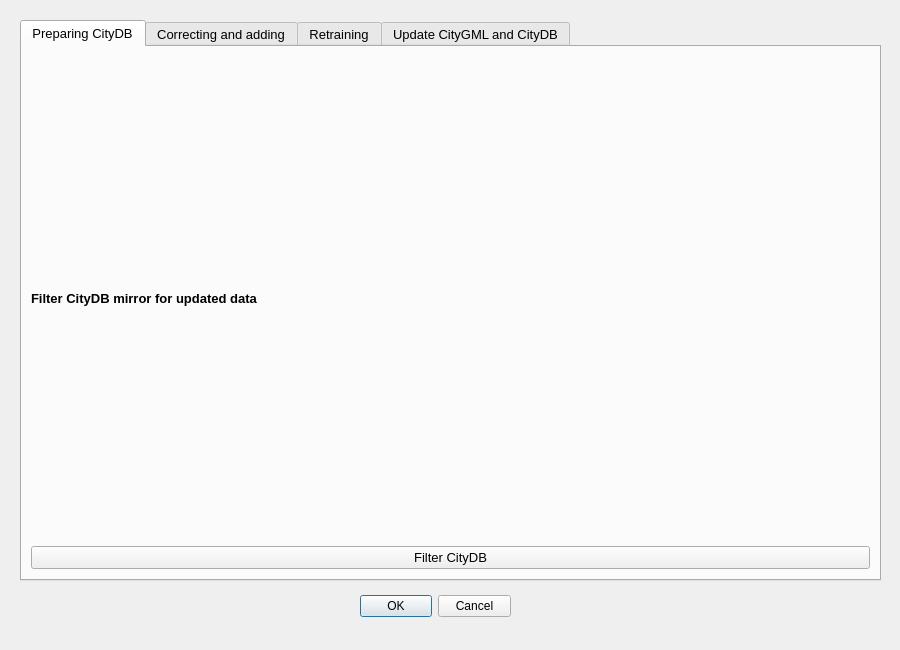
<?xml version="1.0" encoding="UTF-8"?>
<ui version="4.0">
 <class>MPSCDresdenDialogBase</class>
 <widget class="QDialog" name="MPSCDresdenDialogBase">
  <property name="geometry">
   <rect>
    <x>0</x>
    <y>0</y>
    <width>900</width>
    <height>650</height>
   </rect>
  </property>
  <property name="windowTitle">
   <string>BuildingClassificator</string>
  </property>
  <widget class="QDialogButtonBox" name="button_finished">
   <property name="geometry">
    <rect>
     <x>360</x>
     <y>590</y>
     <width>151</width>
     <height>32</height>
    </rect>
   </property>
   <property name="orientation">
    <enum>Qt::Horizontal</enum>
   </property>
   <property name="standardButtons">
    <set>QDialogButtonBox::Cancel|QDialogButtonBox::Ok</set>
   </property>
  </widget>
  <widget class="QTabWidget" name="tabWidget">
   <property name="geometry">
    <rect>
     <x>20</x>
     <y>20</y>
     <width>861</width>
     <height>561</height>
    </rect>
   </property>
   <property name="font">
    <font>
     <pointsize>10</pointsize>
    </font>
   </property>
   <property name="autoFillBackground">
    <bool>false</bool>
   </property>
   <property name="currentIndex">
    <number>0</number>
   </property>
   <widget class="QWidget" name="tabWidgetPage_citydb">
    <attribute name="title">
     <string>Preparing CityDB</string>
    </attribute>
    <layout class="QVBoxLayout" name="verticalLayout_citydb">
     <item>
      <widget class="QLabel" name="label_filter_citydb">
       <property name="maximumSize">
        <size>
         <width>16777215</width>
         <height>484</height>
        </size>
       </property>
       <property name="font">
        <font>
         <pointsize>10</pointsize>
         <weight>75</weight>
         <bold>true</bold>
        </font>
       </property>
       <property name="text">
        <string>Filter CityDB mirror for updated data</string>
       </property>
      </widget>
     </item>
     <item>
      <widget class="QPushButton" name="pushButton_filter_citydb">
       <property name="minimumSize">
        <size>
         <width>200</width>
         <height>23</height>
        </size>
       </property>
       <property name="text">
        <string>Filter CityDB</string>
       </property>
      </widget>
     </item>
    </layout>
   </widget>
   <widget class="QWidget" name="tabWidgetPage3">
    <attribute name="title">
     <string>Correcting and adding</string>
    </attribute>
    <layout class="QVBoxLayout" name="verticalLayout_3">
     <item>
      <widget class="QLabel" name="label_13">
       <property name="font">
        <font>
         <pointsize>10</pointsize>
         <weight>75</weight>
         <bold>true</bold>
        </font>
       </property>
       <property name="text">
        <string>1. Select a building you want to correct</string>
       </property>
      </widget>
     </item>
     <item>
      <widget class="QPushButton" name="pushButton_select">
       <property name="text">
        <string>Select</string>
       </property>
      </widget>
     </item>
     <item>
      <widget class="QLabel" name="label_14">
       <property name="font">
        <font>
         <pointsize>10</pointsize>
         <weight>75</weight>
         <bold>true</bold>
        </font>
       </property>
       <property name="text">
        <string>2. Type in the correct value for the classification</string>
       </property>
      </widget>
     </item>
     <item>
      <widget class="QLineEdit" name="lineEdit"/>
     </item>
     <item>
      <widget class="QLabel" name="label_15">
       <property name="font">
        <font>
         <pointsize>10</pointsize>
         <weight>75</weight>
         <bold>true</bold>
        </font>
       </property>
       <property name="text">
        <string>3. Correct the value for 'sst'</string>
       </property>
      </widget>
     </item>
     <item>
      <widget class="QPushButton" name="pushButton_correct">
       <property name="text">
        <string>Correct</string>
       </property>
      </widget>
     </item>
     <item>
      <widget class="QLabel" name="label_23">
       <property name="font">
        <font>
         <pointsize>10</pointsize>
         <weight>75</weight>
         <bold>true</bold>
        </font>
       </property>
       <property name="text">
        <string>Adding additional mapping data</string>
       </property>
      </widget>
     </item>
     <item>
      <widget class="QPushButton" name="pushButton_additional_mapping">
       <property name="text">
        <string>Add data</string>
       </property>
      </widget>
     </item>
    </layout>
   </widget>
   <widget class="QWidget" name="tab">
    <attribute name="title">
     <string>Retraining</string>
    </attribute>
    <layout class="QVBoxLayout" name="verticalLayout_4">
     <item>
      <widget class="QLabel" name="label_16">
       <property name="font">
        <font>
         <pointsize>10</pointsize>
         <weight>75</weight>
         <bold>true</bold>
        </font>
       </property>
       <property name="text">
        <string>1. Retrain the model</string>
       </property>
      </widget>
     </item>
     <item>
      <widget class="QPushButton" name="pushButton_retrain">
       <property name="text">
        <string>Retrain</string>
       </property>
      </widget>
     </item>
     <item>
      <widget class="QLabel" name="label_17">
       <property name="font">
        <font>
         <pointsize>10</pointsize>
         <weight>75</weight>
         <bold>true</bold>
        </font>
       </property>
       <property name="text">
        <string>2. Revalidate the model</string>
       </property>
      </widget>
     </item>
     <item>
      <widget class="QPushButton" name="pushButton_revalidate">
       <property name="text">
        <string>Revalidate</string>
       </property>
      </widget>
     </item>
     <item>
      <widget class="QLabel" name="label_threshold_classi">
       <property name="font">
        <font>
         <pointsize>10</pointsize>
         <weight>75</weight>
         <bold>true</bold>
        </font>
       </property>
       <property name="text">
        <string>3. Confidence threshold for reclassification</string>
       </property>
      </widget>
     </item>
     <item>
      <widget class="QLineEdit" name="lineEdit_threshold_classi">
       <property name="minimumSize">
        <size>
         <width>400</width>
         <height>23</height>
        </size>
       </property>
       <property name="text">
        <string>Type in the threshold! (e.g. 0.8)</string>
       </property>
       <property name="dragEnabled">
        <bool>false</bool>
       </property>
       <property name="clearButtonEnabled">
        <bool>true</bool>
       </property>
      </widget>
     </item>
     <item>
      <widget class="QLabel" name="label_18">
       <property name="font">
        <font>
         <pointsize>10</pointsize>
         <weight>75</weight>
         <bold>true</bold>
        </font>
       </property>
       <property name="text">
        <string>4. Reclassify the buildings</string>
       </property>
      </widget>
     </item>
     <item>
      <widget class="QPushButton" name="pushButton_reclassify">
       <property name="text">
        <string>Reclassify</string>
       </property>
      </widget>
     </item>
    </layout>
   </widget>
   <widget class="QWidget" name="tab_2">
    <attribute name="title">
     <string>Update CityGML and CityDB</string>
    </attribute>
    <layout class="QVBoxLayout" name="verticalLayout_5">
     <item>
      <widget class="QLabel" name="label_20">
       <property name="font">
        <font>
         <pointsize>10</pointsize>
         <weight>75</weight>
         <bold>true</bold>
        </font>
       </property>
       <property name="text">
        <string>1. Update your citydb_filter relation with the building classes</string>
       </property>
      </widget>
     </item>
     <item>
      <widget class="QPushButton" name="pushButton_updatecitydb_filter">
       <property name="text">
        <string>Update citydb_filter</string>
       </property>
      </widget>
     </item>
     <item>
      <widget class="QLabel" name="label_19">
       <property name="font">
        <font>
         <pointsize>10</pointsize>
         <weight>75</weight>
         <bold>true</bold>
        </font>
       </property>
       <property name="text">
        <string>2. Update your CityGML files with the additional attribute 'sst' and the building class</string>
       </property>
      </widget>
     </item>
     <item>
      <widget class="QPushButton" name="pushButton_updatecitygml">
       <property name="text">
        <string>Update CityGML</string>
       </property>
      </widget>
     </item>
     <item>
      <widget class="QLabel" name="label_22">
       <property name="font">
        <font>
         <pointsize>10</pointsize>
         <weight>75</weight>
         <bold>true</bold>
        </font>
       </property>
       <property name="text">
        <string>3. Update your 3DCityDB with the additional attribute 'sst' and the building class</string>
       </property>
      </widget>
     </item>
     <item>
      <widget class="QPushButton" name="pushButton_updatecitydb">
       <property name="text">
        <string>Update CityDB</string>
       </property>
      </widget>
     </item>
    </layout>
   </widget>
  </widget>
 </widget>
 <resources/>
 <connections>
  <connection>
   <sender>button_finished</sender>
   <signal>accepted()</signal>
   <receiver>MPSCDresdenDialogBase</receiver>
   <slot>accept()</slot>
   <hints>
    <hint type="sourcelabel">
     <x>20</x>
     <y>20</y>
    </hint>
    <hint type="destinationlabel">
     <x>20</x>
     <y>20</y>
    </hint>
   </hints>
  </connection>
  <connection>
   <sender>button_finished</sender>
   <signal>rejected()</signal>
   <receiver>MPSCDresdenDialogBase</receiver>
   <slot>reject()</slot>
   <hints>
    <hint type="sourcelabel">
     <x>20</x>
     <y>20</y>
    </hint>
    <hint type="destinationlabel">
     <x>20</x>
     <y>20</y>
    </hint>
   </hints>
  </connection>
 </connections>
</ui>
